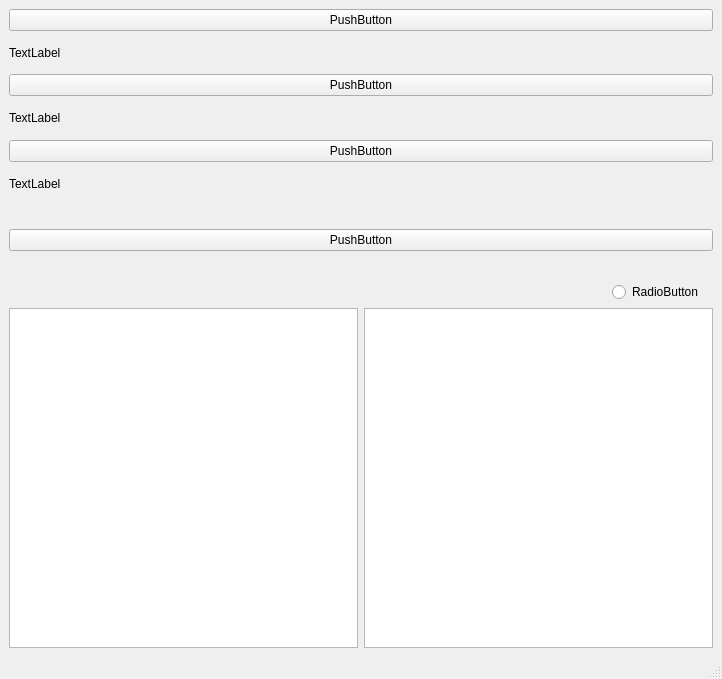
<?xml version="1.0" encoding="UTF-8"?>
<ui version="4.0">
 <class>MainWindow</class>
 <widget class="QMainWindow" name="MainWindow">
  <property name="geometry">
   <rect>
    <x>0</x>
    <y>0</y>
    <width>722</width>
    <height>679</height>
   </rect>
  </property>
  <property name="windowTitle">
   <string>MainWindow</string>
  </property>
  <widget class="QWidget" name="centralwidget">
   <layout class="QVBoxLayout" name="verticalLayout_2">
    <item>
     <layout class="QVBoxLayout" name="main_layout">
      <item alignment="">
       <widget class="QPushButton" name="source_button">
        <property name="text">
         <string>PushButton</string>
        </property>
       </widget>
      </item>
      <item alignment="">
       <widget class="QLabel" name="source_label">
        <property name="maximumSize">
         <size>
          <width>500</width>
          <height>50</height>
         </size>
        </property>
        <property name="text">
         <string>TextLabel</string>
        </property>
       </widget>
      </item>
      <item alignment="">
       <widget class="QPushButton" name="target_button">
        <property name="text">
         <string>PushButton</string>
        </property>
       </widget>
      </item>
      <item alignment="">
       <widget class="QLabel" name="target_label">
        <property name="maximumSize">
         <size>
          <width>500</width>
          <height>50</height>
         </size>
        </property>
        <property name="text">
         <string>TextLabel</string>
        </property>
       </widget>
      </item>
      <item alignment="">
       <widget class="QPushButton" name="temp_button">
        <property name="text">
         <string>PushButton</string>
        </property>
       </widget>
      </item>
      <item alignment="">
       <widget class="QLabel" name="temp_label">
        <property name="maximumSize">
         <size>
          <width>500</width>
          <height>50</height>
         </size>
        </property>
        <property name="text">
         <string>TextLabel</string>
        </property>
       </widget>
      </item>
      <item>
       <spacer name="verticalSpacer">
        <property name="orientation">
         <enum>Qt::Orientation::Vertical</enum>
        </property>
        <property name="sizeType">
         <enum>QSizePolicy::Policy::Preferred</enum>
        </property>
        <property name="sizeHint" stdset="0">
         <size>
          <width>20</width>
          <height>20</height>
         </size>
        </property>
       </spacer>
      </item>
      <item alignment="|Qt::AlignmentFlag::AlignVCenter">
       <widget class="QPushButton" name="settings_button">
        <property name="text">
         <string>PushButton</string>
        </property>
       </widget>
      </item>
      <item>
       <spacer name="verticalSpacer_2">
        <property name="orientation">
         <enum>Qt::Orientation::Vertical</enum>
        </property>
        <property name="sizeType">
         <enum>QSizePolicy::Policy::Preferred</enum>
        </property>
        <property name="sizeHint" stdset="0">
         <size>
          <width>20</width>
          <height>20</height>
         </size>
        </property>
       </spacer>
      </item>
      <item>
       <layout class="QHBoxLayout" name="subtitle_layout">
        <item>
         <spacer name="horizontalSpacer_2">
          <property name="orientation">
           <enum>Qt::Orientation::Horizontal</enum>
          </property>
          <property name="sizeHint" stdset="0">
           <size>
            <width>50</width>
            <height>20</height>
           </size>
          </property>
         </spacer>
        </item>
        <item alignment="">
         <widget class="QRadioButton" name="subtitles_button">
          <property name="text">
           <string>RadioButton</string>
          </property>
         </widget>
        </item>
        <item>
         <spacer name="horizontalSpacer">
          <property name="orientation">
           <enum>Qt::Orientation::Horizontal</enum>
          </property>
          <property name="sizeType">
           <enum>QSizePolicy::Policy::Preferred</enum>
          </property>
          <property name="sizeHint" stdset="0">
           <size>
            <width>10</width>
            <height>20</height>
           </size>
          </property>
         </spacer>
        </item>
       </layout>
      </item>
      <item>
       <layout class="QHBoxLayout" name="lists_layout">
        <item>
         <widget class="QListView" name="audio_list">
          <property name="maximumSize">
           <size>
            <width>16777215</width>
            <height>340</height>
           </size>
          </property>
         </widget>
        </item>
        <item>
         <widget class="QListView" name="subtitle_list">
          <property name="maximumSize">
           <size>
            <width>16777215</width>
            <height>340</height>
           </size>
          </property>
         </widget>
        </item>
       </layout>
      </item>
     </layout>
    </item>
   </layout>
  </widget>
  <widget class="QMenuBar" name="menubar">
   <property name="geometry">
    <rect>
     <x>0</x>
     <y>0</y>
     <width>722</width>
     <height>22</height>
    </rect>
   </property>
  </widget>
  <widget class="QStatusBar" name="statusbar"/>
 </widget>
 <resources/>
 <connections/>
</ui>
